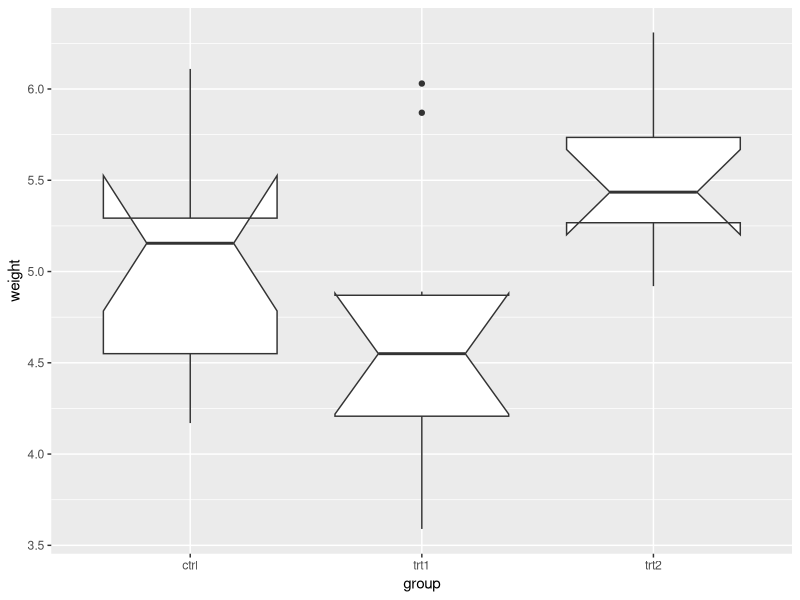
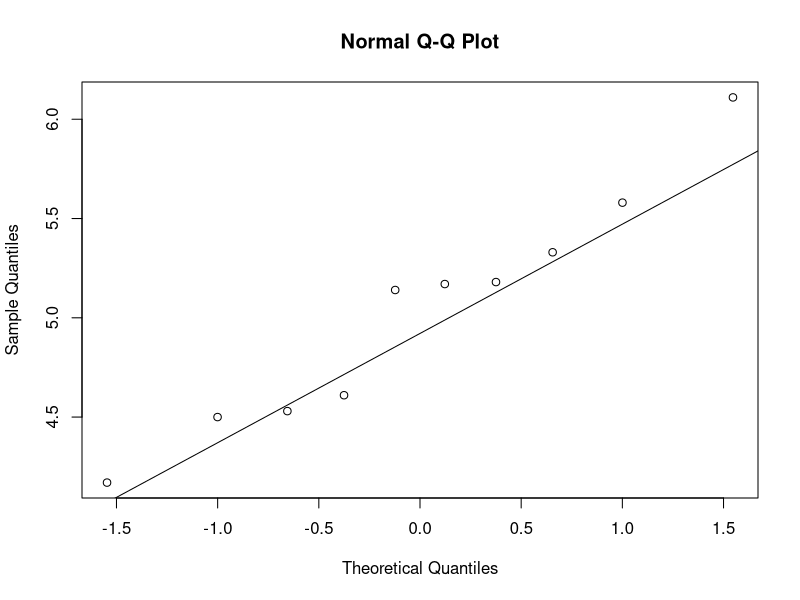
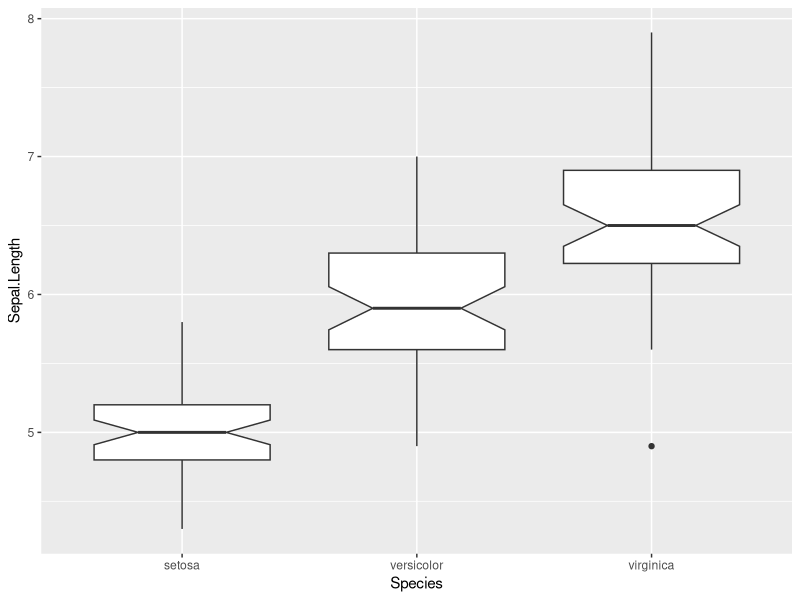
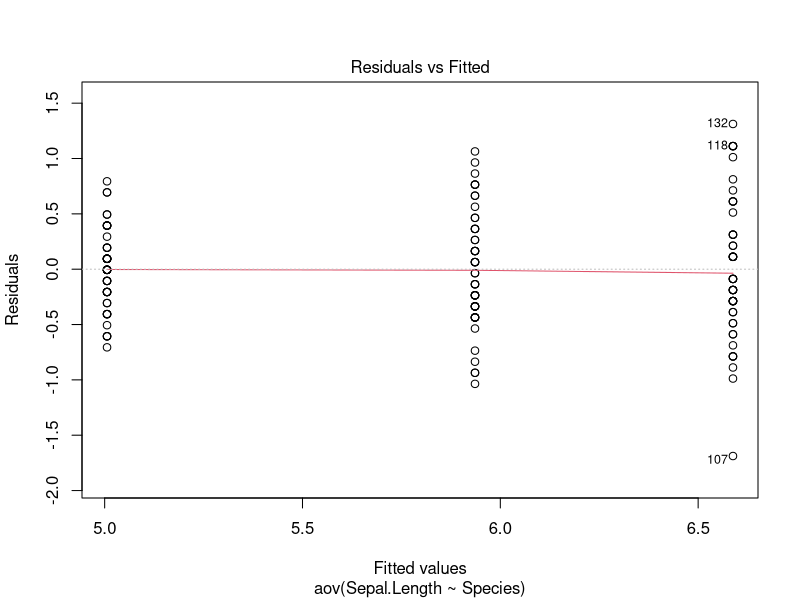
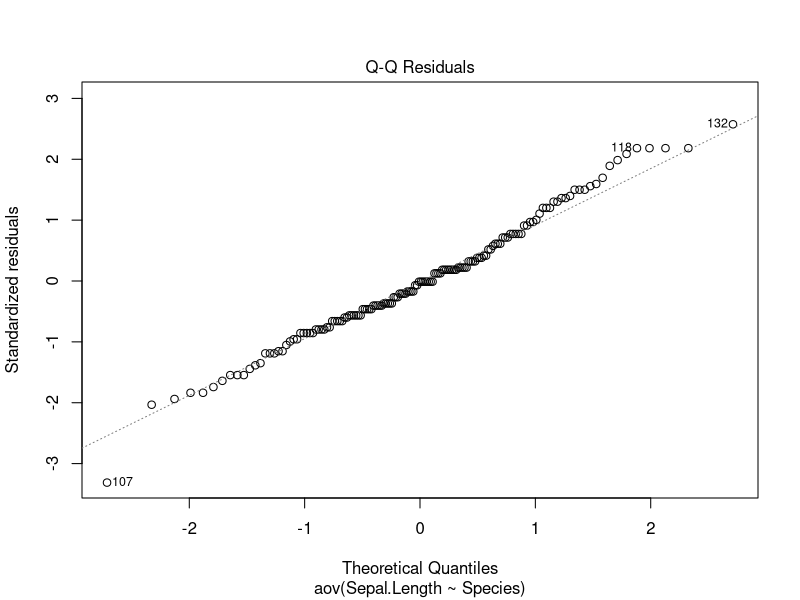
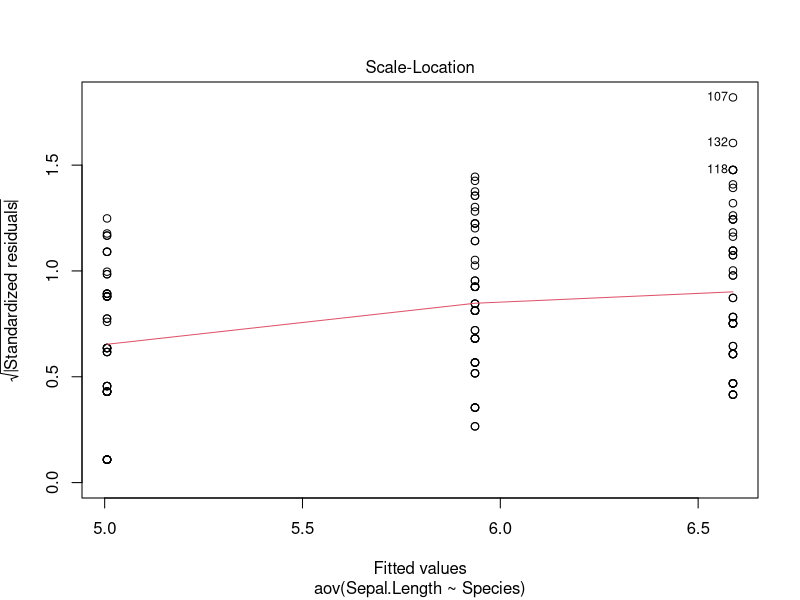
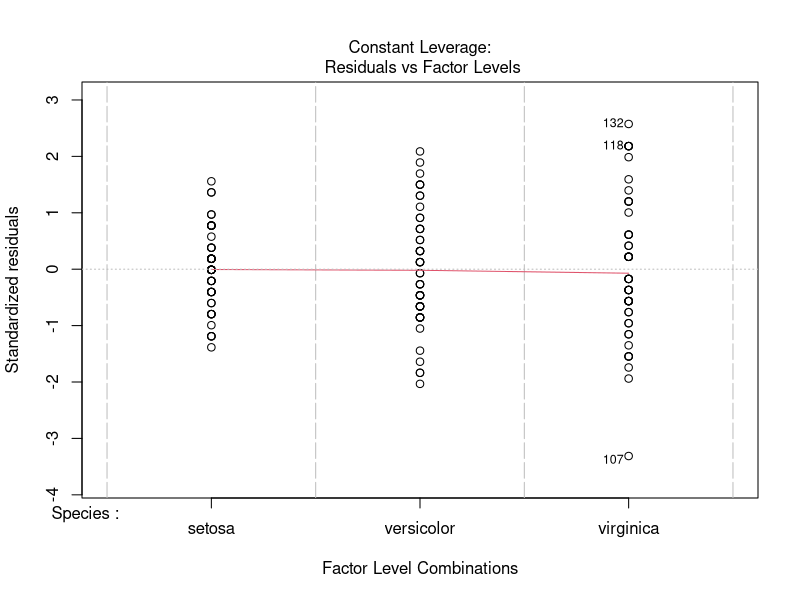
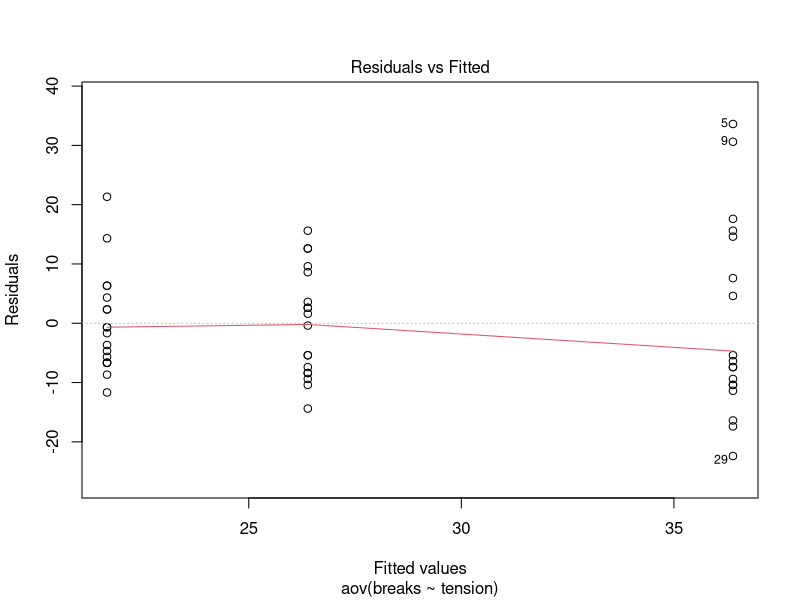

These figures' R source, in order:
## ---- chunk 1
knitr::opts_chunk$set(echo = TRUE)
library(tidyverse)
## ---- chunk 2
View(PlantGrowth)
## ---- chunk 3
ggplot(PlantGrowth,aes(group,weight))+
  geom_boxplot(notch=TRUE) #ugly # don't have enough data to do the notching
## ---- chunk 4
ctrls<-PlantGrowth%>%filter(group=="ctrl")
qqnorm(ctrls$weight)
qqline(ctrls$weight) # check whether the quantiles look like a normal distribution
# the theoretical quantiles is a Gaussian distribution
## ---- chunk 5
result<-t.test(ctrls$weight,mu=0) # althouth mean of this dataset doesn't look like 0
result  # at least we reject the NULL hypothesis
## ---- chunk 6
trt1<-PlantGrowth%>%filter(group=="trt1")
result<-t.test(ctrls$weight,trt1$weight)  # p value 0.25, you can't reject the hypothesis that they have same mean
result
## ---- chunk 7
result<-wilcox.test(ctrls$weight,mu=0) # so we kown that mean is not 0, but p value is larger this time
result
## ---- chunk 8
trt1<-PlantGrowth%>%filter(group=="trt1")
result<-wilcox.test(ctrls$weight,trt1$weight) 
result
## ---- chunk 9
View(iris)
## ---- chunk 10
ggplot(iris,aes(Species,Sepal.Length))+geom_boxplot(notch = TRUE)
## ---- chunk 11
result<-aov(Sepal.Length~Species,iris) # ANOVA tests
plot(result) # the first two plots are more useful

## ---- chunk 12
summary(result)  # it's not a good idea to type "result" directly and in that case you will miss some info
# result
## ---- chunk 13
TukeyHSD(result) # the results show that the three groups are totaly different
## ---- chunk 14
result<-aov(breaks~tension,warpbreaks)
plot(result)
## ---- chunk 15
my_warpbreaks<-warpbreaks%>%mutate(log_breaks=log(breaks))  # transform the data
result<-aov(log_breaks~tension,my_warpbreaks)
plot(result)
## ---- chunk 16
summary(result)
## ---- chunk 17
result<-kruskal.test(breaks~tension,warpbreaks)
result
## ---- chunk 18
library(lme4)
## ---- chunk 19
str(sleepstudy)
sleepstudy
## ---- chunk 20
ggplot(sleepstudy,aes(Days,Reaction))+
  geom_point()+
  geom_smooth(method="lm")+
  facet_wrap(~Subject)  # draw panels for every factor in "Subject"
## ---- chunk 21
fm1<-lmer(Reaction~Days+(Days|Subject),sleepstudy,REML=FALSE)
plot(fm1)
## ---- chunk 22
summary(fm1)
## ---- chunk 23
fm0<-lmer(Reaction~(Days|Subject),sleepstudy,REML=FALSE)
summary(fm0)
## ---- chunk 24
anova(fm1,fm0)
